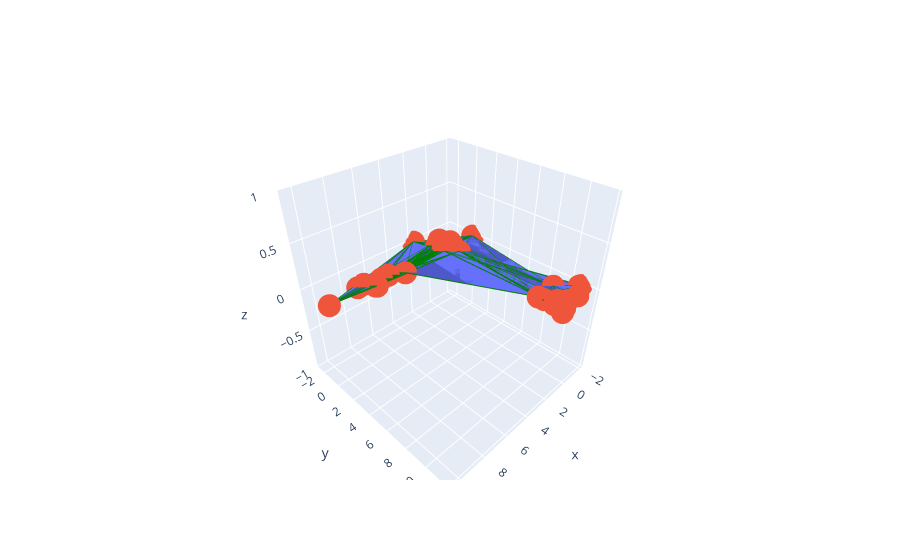

The notebook cell this image was saved under:
### Markdown cell above
### Ejemplo:

Realiza el plot del complejo de Rips del conjunto de datos $X,$ utilizando diferentes radios: 
1. $r=1.$
2. $r=2.$
3. $r=10.$

Dependiendo de los radios, ¿qué observas? ¿Qué puedes decir de la base de datos (propiedades topológicas)?

(Responde aquí)

### Code cell
rips_graph(Xaug, 10)

### Figure 1 — Plotly figure (JSON) as saved in the notebook; plotly's stock layout.template omitted (floating-point values rounded to 4 significant figures; data arrays with more than 128 entries replaced by an {"elided": "..."} marker saying what was removed)
{"data": [{"i": {"elided": "1030 int values"}, "j": {"elided": "1030 int values"}, "k": {"elided": "1030 int values"}, "type": "mesh3d", "x": [0.1307, 1.863, 0.4739, 1.126, 1.047, 0.3247, -1.879, 1.209, -0.07225, 0.3144, 4.928, 7.238, 7.64, 6.484, 7.182, 5.902, 8.138, 10.42, -1.805, 0.9718, 0.7552, 0.9137, 0.4288, 1.224, -0.827, -1.941, -0.6304, 0.9372, 0.8382, 0.02187], "y": [0.04719, -2.534, 1.289, 0.1578, -0.697, -0.04716, 0.2503, 0.4359, -0.429, -1.267, 0.5936, 0.4174, -0.3907, -0.03409, 0.4959, -0.06488, -0.3392, 0.05188, 10.85, 9.55, 11.57, 10.85, 10.74, 11.75, 11.44, 10.91, 9.53, 10.04, 11.28, 11.24], "z": [0, 0, 0, 0, 0, 0, 0, 0, 0, 0, 0, 0, 0, 0, 0, 0, 0, 0, 0, 0, 0, 0, 0, 0, 0, 0, 0, 0, 0, 0]}, {"mode": "markers", "type": "scatter3d", "x": [0.1307, 1.863, 0.4739, 1.126, 1.047, 0.3247, -1.879, 1.209, -0.07225, 0.3144, 4.928, 7.238, 7.64, 6.484, 7.182, 5.902, 8.138, 10.42, -1.805, 0.9718, 0.7552, 0.9137, 0.4288, 1.224, -0.827, -1.941, -0.6304, 0.9372, 0.8382, 0.02187], "y": [0.04719, -2.534, 1.289, 0.1578, -0.697, -0.04716, 0.2503, 0.4359, -0.429, -1.267, 0.5936, 0.4174, -0.3907, -0.03409, 0.4959, -0.06488, -0.3392, 0.05188, 10.85, 9.55, 11.57, 10.85, 10.74, 11.75, 11.44, 10.91, 9.53, 10.04, 11.28, 11.24], "z": [0, 0, 0, 0, 0, 0, 0, 0, 0, 0, 0, 0, 0, 0, 0, 0, 0, 0, 0, 0, 0, 0, 0, 0, 0, 0, 0, 0, 0, 0]}, {"line": {"color": "green"}, "mode": "lines", "type": "scatter3d", "x": [0.1307, 1.863], "y": [0.04719, -2.534], "z": [0, 0]}, {"line": {"color": "green"}, "mode": "lines", "type": "scatter3d", "x": [0.1307, 0.4739], "y": [0.04719, 1.289], "z": [0, 0]}, {"line": {"color": "green"}, "mode": "lines", "type": "scatter3d", "x": [0.1307, 1.126], "y": [0.04719, 0.1578], "z": [0, 0]}, {"line": {"color": "green"}, "mode": "lines", "type": "scatter3d", "x": [0.1307, 1.047], "y": [0.04719, -0.697], "z": [0, 0]}, {"line": {"color": "green"}, "mode": "lines", "type": "scatter3d", "x": [0.1307, 0.3247], "y": [0.04719, -0.04716], "z": [0, 0]}, {"line": {"color": "green"}, "mode": "lines", "type": "scatter3d", "x": [0.1307, -1.879], "y": [0.04719, 0.2503], "z": [0, 0]}, {"line": {"color": "green"}, "mode": "lines", "type": "scatter3d", "x": [0.1307, 1.209], "y": [0.04719, 0.4359], "z": [0, 0]}, {"line": {"color": "green"}, "mode": "lines", "type": "scatter3d", "x": [0.1307, -0.07225], "y": [0.04719, -0.429], "z": [0, 0]}, {"line": {"color": "green"}, "mode": "lines", "type": "scatter3d", "x": [0.1307, 0.3144], "y": [0.04719, -1.267], "z": [0, 0]}, {"line": {"color": "green"}, "mode": "lines", "type": "scatter3d", "x": [0.1307, 4.928], "y": [0.04719, 0.5936], "z": [0, 0]}, {"line": {"color": "green"}, "mode": "lines", "type": "scatter3d", "x": [0.1307, 7.238], "y": [0.04719, 0.4174], "z": [0, 0]}, {"line": {"color": "green"}, "mode": "lines", "type": "scatter3d", "x": [0.1307, 7.64], "y": [0.04719, -0.3907], "z": [0, 0]}, {"line": {"color": "green"}, "mode": "lines", "type": "scatter3d", "x": [0.1307, 6.484], "y": [0.04719, -0.03409], "z": [0, 0]}, {"line": {"color": "green"}, "mode": "lines", "type": "scatter3d", "x": [0.1307, 7.182], "y": [0.04719, 0.4959], "z": [0, 0]}, {"line": {"color": "green"}, "mode": "lines", "type": "scatter3d", "x": [0.1307, 5.902], "y": [0.04719, -0.06488], "z": [0, 0]}, {"line": {"color": "green"}, "mode": "lines", "type": "scatter3d", "x": [0.1307, 8.138], "y": [0.04719, -0.3392], "z": [0, 0]}, {"line": {"color": "green"}, "mode": "lines", "type": "scatter3d", "x": [0.1307, 0.9718], "y": [0.04719, 9.55], "z": [0, 0]}, {"line": {"color": "green"}, "mode": "lines", "type": "scatter3d", "x": [0.1307, -0.6304], "y": [0.04719, 9.53], "z": [0, 0]}, {"line": {"color": "green"}, "mode": "lines", "type": "scatter3d", "x": [1.863, 0.4739], "y": [-2.534, 1.289], "z": [0, 0]}, {"line": {"color": "green"}, "mode": "lines", "type": "scatter3d", "x": [1.863, 1.126], "y": [-2.534, 0.1578], "z": [0, 0]}, {"line": {"color": "green"}, "mode": "lines", "type": "scatter3d", "x": [1.863, 1.047], "y": [-2.534, -0.697], "z": [0, 0]}, {"line": {"color": "green"}, "mode": "lines", "type": "scatter3d", "x": [1.863, 0.3247], "y": [-2.534, -0.04716], "z": [0, 0]}, {"line": {"color": "green"}, "mode": "lines", "type": "scatter3d", "x": [1.863, -1.879], "y": [-2.534, 0.2503], "z": [0, 0]}, {"line": {"color": "green"}, "mode": "lines", "type": "scatter3d", "x": [1.863, 1.209], "y": [-2.534, 0.4359], "z": [0, 0]}, {"line": {"color": "green"}, "mode": "lines", "type": "scatter3d", "x": [1.863, -0.07225], "y": [-2.534, -0.429], "z": [0, 0]}, {"line": {"color": "green"}, "mode": "lines", "type": "scatter3d", "x": [1.863, 0.3144], "y": [-2.534, -1.267], "z": [0, 0]}, {"line": {"color": "green"}, "mode": "lines", "type": "scatter3d", "x": [1.863, 4.928], "y": [-2.534, 0.5936], "z": [0, 0]}, {"line": {"color": "green"}, "mode": "lines", "type": "scatter3d", "x": [1.863, 7.238], "y": [-2.534, 0.4174], "z": [0, 0]}, {"line": {"color": "green"}, "mode": "lines", "type": "scatter3d", "x": [1.863, 7.64], "y": [-2.534, -0.3907], "z": [0, 0]}, {"line": {"color": "green"}, "mode": "lines", "type": "scatter3d", "x": [1.863, 6.484], "y": [-2.534, -0.03409], "z": [0, 0]}, {"line": {"color": "green"}, "mode": "lines", "type": "scatter3d", "x": [1.863, 7.182], "y": [-2.534, 0.4959], "z": [0, 0]}, {"line": {"color": "green"}, "mode": "lines", "type": "scatter3d", "x": [1.863, 5.902], "y": [-2.534, -0.06488], "z": [0, 0]}, {"line": {"color": "green"}, "mode": "lines", "type": "scatter3d", "x": [1.863, 8.138], "y": [-2.534, -0.3392], "z": [0, 0]}, {"line": {"color": "green"}, "mode": "lines", "type": "scatter3d", "x": [1.863, 10.42], "y": [-2.534, 0.05188], "z": [0, 0]}, {"line": {"color": "green"}, "mode": "lines", "type": "scatter3d", "x": [0.4739, 1.126], "y": [1.289, 0.1578], "z": [0, 0]}, {"line": {"color": "green"}, "mode": "lines", "type": "scatter3d", "x": [0.4739, 1.047], "y": [1.289, -0.697], "z": [0, 0]}, {"line": {"color": "green"}, "mode": "lines", "type": "scatter3d", "x": [0.4739, 0.3247], "y": [1.289, -0.04716], "z": [0, 0]}, {"line": {"color": "green"}, "mode": "lines", "type": "scatter3d", "x": [0.4739, -1.879], "y": [1.289, 0.2503], "z": [0, 0]}, {"line": {"color": "green"}, "mode": "lines", "type": "scatter3d", "x": [0.4739, 1.209], "y": [1.289, 0.4359], "z": [0, 0]}, {"line": {"color": "green"}, "mode": "lines", "type": "scatter3d", "x": [0.4739, -0.07225], "y": [1.289, -0.429], "z": [0, 0]}, {"line": {"color": "green"}, "mode": "lines", "type": "scatter3d", "x": [0.4739, 0.3144], "y": [1.289, -1.267], "z": [0, 0]}, {"line": {"color": "green"}, "mode": "lines", "type": "scatter3d", "x": [0.4739, 4.928], "y": [1.289, 0.5936], "z": [0, 0]}, {"line": {"color": "green"}, "mode": "lines", "type": "scatter3d", "x": [0.4739, 7.238], "y": [1.289, 0.4174], "z": [0, 0]}, {"line": {"color": "green"}, "mode": "lines", "type": "scatter3d", "x": [0.4739, 7.64], "y": [1.289, -0.3907], "z": [0, 0]}, {"line": {"color": "green"}, "mode": "lines", "type": "scatter3d", "x": [0.4739, 6.484], "y": [1.289, -0.03409], "z": [0, 0]}, {"line": {"color": "green"}, "mode": "lines", "type": "scatter3d", "x": [0.4739, 7.182], "y": [1.289, 0.4959], "z": [0, 0]}, {"line": {"color": "green"}, "mode": "lines", "type": "scatter3d", "x": [0.4739, 5.902], "y": [1.289, -0.06488], "z": [0, 0]}, {"line": {"color": "green"}, "mode": "lines", "type": "scatter3d", "x": [0.4739, 8.138], "y": [1.289, -0.3392], "z": [0, 0]}, {"line": {"color": "green"}, "mode": "lines", "type": "scatter3d", "x": [0.4739, -1.805], "y": [1.289, 10.85], "z": [0, 0]}, {"line": {"color": "green"}, "mode": "lines", "type": "scatter3d", "x": [0.4739, 0.9718], "y": [1.289, 9.55], "z": [0, 0]}, {"line": {"color": "green"}, "mode": "lines", "type": "scatter3d", "x": [0.4739, 0.9137], "y": [1.289, 10.85], "z": [0, 0]}, {"line": {"color": "green"}, "mode": "lines", "type": "scatter3d", "x": [0.4739, 0.4288], "y": [1.289, 10.74], "z": [0, 0]}, {"line": {"color": "green"}, "mode": "lines", "type": "scatter3d", "x": [0.4739, -1.941], "y": [1.289, 10.91], "z": [0, 0]}, {"line": {"color": "green"}, "mode": "lines", "type": "scatter3d", "x": [0.4739, -0.6304], "y": [1.289, 9.53], "z": [0, 0]}, {"line": {"color": "green"}, "mode": "lines", "type": "scatter3d", "x": [0.4739, 0.9372], "y": [1.289, 10.04], "z": [0, 0]}, {"line": {"color": "green"}, "mode": "lines", "type": "scatter3d", "x": [0.4739, 0.8382], "y": [1.289, 11.28], "z": [0, 0]}, {"line": {"color": "green"}, "mode": "lines", "type": "scatter3d", "x": [0.4739, 0.02187], "y": [1.289, 11.24], "z": [0, 0]}, {"line": {"color": "green"}, "mode": "lines", "type": "scatter3d", "x": [1.126, 1.047], "y": [0.1578, -0.697], "z": [0, 0]}, {"line": {"color": "green"}, "mode": "lines", "type": "scatter3d", "x": [1.126, 0.3247], "y": [0.1578, -0.04716], "z": [0, 0]}, {"line": {"color": "green"}, "mode": "lines", "type": "scatter3d", "x": [1.126, -1.879], "y": [0.1578, 0.2503], "z": [0, 0]}, {"line": {"color": "green"}, "mode": "lines", "type": "scatter3d", "x": [1.126, 1.209], "y": [0.1578, 0.4359], "z": [0, 0]}, {"line": {"color": "green"}, "mode": "lines", "type": "scatter3d", "x": [1.126, -0.07225], "y": [0.1578, -0.429], "z": [0, 0]}, {"line": {"color": "green"}, "mode": "lines", "type": "scatter3d", "x": [1.126, 0.3144], "y": [0.1578, -1.267], "z": [0, 0]}, {"line": {"color": "green"}, "mode": "lines", "type": "scatter3d", "x": [1.126, 4.928], "y": [0.1578, 0.5936], "z": [0, 0]}, {"line": {"color": "green"}, "mode": "lines", "type": "scatter3d", "x": [1.126, 7.238], "y": [0.1578, 0.4174], "z": [0, 0]}, {"line": {"color": "green"}, "mode": "lines", "type": "scatter3d", "x": [1.126, 7.64], "y": [0.1578, -0.3907], "z": [0, 0]}, {"line": {"color": "green"}, "mode": "lines", "type": "scatter3d", "x": [1.126, 6.484], "y": [0.1578, -0.03409], "z": [0, 0]}, {"line": {"color": "green"}, "mode": "lines", "type": "scatter3d", "x": [1.126, 7.182], "y": [0.1578, 0.4959], "z": [0, 0]}, {"line": {"color": "green"}, "mode": "lines", "type": "scatter3d", "x": [1.126, 5.902], "y": [0.1578, -0.06488], "z": [0, 0]}, {"line": {"color": "green"}, "mode": "lines", "type": "scatter3d", "x": [1.126, 8.138], "y": [0.1578, -0.3392], "z": [0, 0]}, {"line": {"color": "green"}, "mode": "lines", "type": "scatter3d", "x": [1.126, 10.42], "y": [0.1578, 0.05188], "z": [0, 0]}, {"line": {"color": "green"}, "mode": "lines", "type": "scatter3d", "x": [1.126, 0.9718], "y": [0.1578, 9.55], "z": [0, 0]}, {"line": {"color": "green"}, "mode": "lines", "type": "scatter3d", "x": [1.126, -0.6304], "y": [0.1578, 9.53], "z": [0, 0]}, {"line": {"color": "green"}, "mode": "lines", "type": "scatter3d", "x": [1.126, 0.9372], "y": [0.1578, 10.04], "z": [0, 0]}, {"line": {"color": "green"}, "mode": "lines", "type": "scatter3d", "x": [1.047, 0.3247], "y": [-0.697, -0.04716], "z": [0, 0]}, {"line": {"color": "green"}, "mode": "lines", "type": "scatter3d", "x": [1.047, -1.879], "y": [-0.697, 0.2503], "z": [0, 0]}, {"line": {"color": "green"}, "mode": "lines", "type": "scatter3d", "x": [1.047, 1.209], "y": [-0.697, 0.4359], "z": [0, 0]}, {"line": {"color": "green"}, "mode": "lines", "type": "scatter3d", "x": [1.047, -0.07225], "y": [-0.697, -0.429], "z": [0, 0]}, {"line": {"color": "green"}, "mode": "lines", "type": "scatter3d", "x": [1.047, 0.3144], "y": [-0.697, -1.267], "z": [0, 0]}, {"line": {"color": "green"}, "mode": "lines", "type": "scatter3d", "x": [1.047, 4.928], "y": [-0.697, 0.5936], "z": [0, 0]}, {"line": {"color": "green"}, "mode": "lines", "type": "scatter3d", "x": [1.047, 7.238], "y": [-0.697, 0.4174], "z": [0, 0]}, {"line": {"color": "green"}, "mode": "lines", "type": "scatter3d", "x": [1.047, 7.64], "y": [-0.697, -0.3907], "z": [0, 0]}, {"line": {"color": "green"}, "mode": "lines", "type": "scatter3d", "x": [1.047, 6.484], "y": [-0.697, -0.03409], "z": [0, 0]}, {"line": {"color": "green"}, "mode": "lines", "type": "scatter3d", "x": [1.047, 7.182], "y": [-0.697, 0.4959], "z": [0, 0]}, {"line": {"color": "green"}, "mode": "lines", "type": "scatter3d", "x": [1.047, 5.902], "y": [-0.697, -0.06488], "z": [0, 0]}, {"line": {"color": "green"}, "mode": "lines", "type": "scatter3d", "x": [1.047, 8.138], "y": [-0.697, -0.3392], "z": [0, 0]}, {"line": {"color": "green"}, "mode": "lines", "type": "scatter3d", "x": [1.047, 10.42], "y": [-0.697, 0.05188], "z": [0, 0]}, {"line": {"color": "green"}, "mode": "lines", "type": "scatter3d", "x": [0.3247, -1.879], "y": [-0.04716, 0.2503], "z": [0, 0]}, {"line": {"color": "green"}, "mode": "lines", "type": "scatter3d", "x": [0.3247, 1.209], "y": [-0.04716, 0.4359], "z": [0, 0]}, {"line": {"color": "green"}, "mode": "lines", "type": "scatter3d", "x": [0.3247, -0.07225], "y": [-0.04716, -0.429], "z": [0, 0]}, {"line": {"color": "green"}, "mode": "lines", "type": "scatter3d", "x": [0.3247, 0.3144], "y": [-0.04716, -1.267], "z": [0, 0]}, {"line": {"color": "green"}, "mode": "lines", "type": "scatter3d", "x": [0.3247, 4.928], "y": [-0.04716, 0.5936], "z": [0, 0]}, {"line": {"color": "green"}, "mode": "lines", "type": "scatter3d", "x": [0.3247, 7.238], "y": [-0.04716, 0.4174], "z": [0, 0]}, {"line": {"color": "green"}, "mode": "lines", "type": "scatter3d", "x": [0.3247, 7.64], "y": [-0.04716, -0.3907], "z": [0, 0]}, {"line": {"color": "green"}, "mode": "lines", "type": "scatter3d", "x": [0.3247, 6.484], "y": [-0.04716, -0.03409], "z": [0, 0]}, {"line": {"color": "green"}, "mode": "lines", "type": "scatter3d", "x": [0.3247, 7.182], "y": [-0.04716, 0.4959], "z": [0, 0]}, {"line": {"color": "green"}, "mode": "lines", "type": "scatter3d", "x": [0.3247, 5.902], "y": [-0.04716, -0.06488], "z": [0, 0]}, {"line": {"color": "green"}, "mode": "lines", "type": "scatter3d", "x": [0.3247, 8.138], "y": [-0.04716, -0.3392], "z": [0, 0]}, {"line": {"color": "green"}, "mode": "lines", "type": "scatter3d", "x": [0.3247, 0.9718], "y": [-0.04716, 9.55], "z": [0, 0]}, {"line": {"color": "green"}, "mode": "lines", "type": "scatter3d", "x": [0.3247, -0.6304], "y": [-0.04716, 9.53], "z": [0, 0]}, {"line": {"color": "green"}, "mode": "lines", "type": "scatter3d", "x": [-1.879, 1.209], "y": [0.2503, 0.4359], "z": [0, 0]}, {"line": {"color": "green"}, "mode": "lines", "type": "scatter3d", "x": [-1.879, -0.07225], "y": [0.2503, -0.429], "z": [0, 0]}, {"line": {"color": "green"}, "mode": "lines", "type": "scatter3d", "x": [-1.879, 0.3144], "y": [0.2503, -1.267], "z": [0, 0]}, {"line": {"color": "green"}, "mode": "lines", "type": "scatter3d", "x": [-1.879, 4.928], "y": [0.2503, 0.5936], "z": [0, 0]}, {"line": {"color": "green"}, "mode": "lines", "type": "scatter3d", "x": [-1.879, 7.238], "y": [0.2503, 0.4174], "z": [0, 0]}, {"line": {"color": "green"}, "mode": "lines", "type": "scatter3d", "x": [-1.879, 7.64], "y": [0.2503, -0.3907], "z": [0, 0]}, {"line": {"color": "green"}, "mode": "lines", "type": "scatter3d", "x": [-1.879, 6.484], "y": [0.2503, -0.03409], "z": [0, 0]}, {"line": {"color": "green"}, "mode": "lines", "type": "scatter3d", "x": [-1.879, 7.182], "y": [0.2503, 0.4959], "z": [0, 0]}, {"line": {"color": "green"}, "mode": "lines", "type": "scatter3d", "x": [-1.879, 5.902], "y": [0.2503, -0.06488], "z": [0, 0]}, {"line": {"color": "green"}, "mode": "lines", "type": "scatter3d", "x": [-1.879, 0.9718], "y": [0.2503, 9.55], "z": [0, 0]}, {"line": {"color": "green"}, "mode": "lines", "type": "scatter3d", "x": [-1.879, -0.6304], "y": [0.2503, 9.53], "z": [0, 0]}, {"line": {"color": "green"}, "mode": "lines", "type": "scatter3d", "x": [1.209, -0.07225], "y": [0.4359, -0.429], "z": [0, 0]}, {"line": {"color": "green"}, "mode": "lines", "type": "scatter3d", "x": [1.209, 0.3144], "y": [0.4359, -1.267], "z": [0, 0]}, {"line": {"color": "green"}, "mode": "lines", "type": "scatter3d", "x": [1.209, 4.928], "y": [0.4359, 0.5936], "z": [0, 0]}, {"line": {"color": "green"}, "mode": "lines", "type": "scatter3d", "x": [1.209, 7.238], "y": [0.4359, 0.4174], "z": [0, 0]}, {"line": {"color": "green"}, "mode": "lines", "type": "scatter3d", "x": [1.209, 7.64], "y": [0.4359, -0.3907], "z": [0, 0]}, {"line": {"color": "green"}, "mode": "lines", "type": "scatter3d", "x": [1.209, 6.484], "y": [0.4359, -0.03409], "z": [0, 0]}, {"line": {"color": "green"}, "mode": "lines", "type": "scatter3d", "x": [1.209, 7.182], "y": [0.4359, 0.4959], "z": [0, 0]}, {"line": {"color": "green"}, "mode": "lines", "type": "scatter3d", "x": [1.209, 5.902], "y": [0.4359, -0.06488], "z": [0, 0]}, {"line": {"color": "green"}, "mode": "lines", "type": "scatter3d", "x": [1.209, 8.138], "y": [0.4359, -0.3392], "z": [0, 0]}, {"line": {"color": "green"}, "mode": "lines", "type": "scatter3d", "x": [1.209, 10.42], "y": [0.4359, 0.05188], "z": [0, 0]}, {"line": {"color": "green"}, "mode": "lines", "type": "scatter3d", "x": [1.209, 0.9718], "y": [0.4359, 9.55], "z": [0, 0]}, {"line": {"color": "green"}, "mode": "lines", "type": "scatter3d", "x": [1.209, -0.6304], "y": [0.4359, 9.53], "z": [0, 0]}, {"line": {"color": "green"}, "mode": "lines", "type": "scatter3d", "x": [1.209, 0.9372], "y": [0.4359, 10.04], "z": [0, 0]}, {"line": {"color": "green"}, "mode": "lines", "type": "scatter3d", "x": [-0.07225, 0.3144], "y": [-0.429, -1.267], "z": [0, 0]}, {"line": {"color": "green"}, "mode": "lines", "type": "scatter3d", "x": [-0.07225, 4.928], "y": [-0.429, 0.5936], "z": [0, 0]}, {"line": {"color": "green"}, "mode": "lines", "type": "scatter3d", "x": [-0.07225, 7.238], "y": [-0.429, 0.4174], "z": [0, 0]}, {"line": {"color": "green"}, "mode": "lines", "type": "scatter3d", "x": [-0.07225, 7.64], "y": [-0.429, -0.3907], "z": [0, 0]}, {"line": {"color": "green"}, "mode": "lines", "type": "scatter3d", "x": [-0.07225, 6.484], "y": [-0.429, -0.03409], "z": [0, 0]}, {"line": {"color": "green"}, "mode": "lines", "type": "scatter3d", "x": [-0.07225, 7.182], "y": [-0.429, 0.4959], "z": [0, 0]}, {"line": {"color": "green"}, "mode": "lines", "type": "scatter3d", "x": [-0.07225, 5.902], "y": [-0.429, -0.06488], "z": [0, 0]}, {"line": {"color": "green"}, "mode": "lines", "type": "scatter3d", "x": [-0.07225, 8.138], "y": [-0.429, -0.3392], "z": [0, 0]}, {"line": {"color": "green"}, "mode": "lines", "type": "scatter3d", "x": [-0.07225, -0.6304], "y": [-0.429, 9.53], "z": [0, 0]}, {"line": {"color": "green"}, "mode": "lines", "type": "scatter3d", "x": [0.3144, 4.928], "y": [-1.267, 0.5936], "z": [0, 0]}, {"line": {"color": "green"}, "mode": "lines", "type": "scatter3d", "x": [0.3144, 7.238], "y": [-1.267, 0.4174], "z": [0, 0]}, {"line": {"color": "green"}, "mode": "lines", "type": "scatter3d", "x": [0.3144, 7.64], "y": [-1.267, -0.3907], "z": [0, 0]}, {"line": {"color": "green"}, "mode": "lines", "type": "scatter3d", "x": [0.3144, 6.484], "y": [-1.267, -0.03409], "z": [0, 0]}, {"line": {"color": "green"}, "mode": "lines", "type": "scatter3d", "x": [0.3144, 7.182], "y": [-1.267, 0.4959], "z": [0, 0]}, {"line": {"color": "green"}, "mode": "lines", "type": "scatter3d", "x": [0.3144, 5.902], "y": [-1.267, -0.06488], "z": [0, 0]}, {"line": {"color": "green"}, "mode": "lines", "type": "scatter3d", "x": [0.3144, 8.138], "y": [-1.267, -0.3392], "z": [0, 0]}, {"line": {"color": "green"}, "mode": "lines", "type": "scatter3d", "x": [4.928, 7.238], "y": [0.5936, 0.4174], "z": [0, 0]}, {"line": {"color": "green"}, "mode": "lines", "type": "scatter3d", "x": [4.928, 7.64], "y": [0.5936, -0.3907], "z": [0, 0]}, {"line": {"color": "green"}, "mode": "lines", "type": "scatter3d", "x": [4.928, 6.484], "y": [0.5936, -0.03409], "z": [0, 0]}, {"line": {"color": "green"}, "mode": "lines", "type": "scatter3d", "x": [4.928, 7.182], "y": [0.5936, 0.4959], "z": [0, 0]}, {"line": {"color": "green"}, "mode": "lines", "type": "scatter3d", "x": [4.928, 5.902], "y": [0.5936, -0.06488], "z": [0, 0]}, {"line": {"color": "green"}, "mode": "lines", "type": "scatter3d", "x": [4.928, 8.138], "y": [0.5936, -0.3392], "z": [0, 0]}, {"line": {"color": "green"}, "mode": "lines", "type": "scatter3d", "x": [4.928, 10.42], "y": [0.5936, 0.05188], "z": [0, 0]}, {"line": {"color": "green"}, "mode": "lines", "type": "scatter3d", "x": [4.928, 0.9718], "y": [0.5936, 9.55], "z": [0, 0]}, {"line": {"color": "green"}, "mode": "lines", "type": "scatter3d", "x": [7.238, 7.64], "y": [0.4174, -0.3907], "z": [0, 0]}, {"line": {"color": "green"}, "mode": "lines", "type": "scatter3d", "x": [7.238, 6.484], "y": [0.4174, -0.03409], "z": [0, 0]}, {"line": {"color": "green"}, "mode": "lines", "type": "scatter3d", "x": [7.238, 7.182], "y": [0.4174, 0.4959], "z": [0, 0]}, {"line": {"color": "green"}, "mode": "lines", "type": "scatter3d", "x": [7.238, 5.902], "y": [0.4174, -0.06488], "z": [0, 0]}, {"line": {"color": "green"}, "mode": "lines", "type": "scatter3d", "x": [7.238, 8.138], "y": [0.4174, -0.3392], "z": [0, 0]}, {"line": {"color": "green"}, "mode": "lines", "type": "scatter3d", "x": [7.238, 10.42], "y": [0.4174, 0.05188], "z": [0, 0]}, {"line": {"color": "green"}, "mode": "lines", "type": "scatter3d", "x": [7.64, 6.484], "y": [-0.3907, -0.03409], "z": [0, 0]}, {"line": {"color": "green"}, "mode": "lines", "type": "scatter3d", "x": [7.64, 7.182], "y": [-0.3907, 0.4959], "z": [0, 0]}, {"line": {"color": "green"}, "mode": "lines", "type": "scatter3d", "x": [7.64, 5.902], "y": [-0.3907, -0.06488], "z": [0, 0]}, {"line": {"color": "green"}, "mode": "lines", "type": "scatter3d", "x": [7.64, 8.138], "y": [-0.3907, -0.3392], "z": [0, 0]}, {"line": {"color": "green"}, "mode": "lines", "type": "scatter3d", "x": [7.64, 10.42], "y": [-0.3907, 0.05188], "z": [0, 0]}, {"line": {"color": "green"}, "mode": "lines", "type": "scatter3d", "x": [6.484, 7.182], "y": [-0.03409, 0.4959], "z": [0, 0]}, {"line": {"color": "green"}, "mode": "lines", "type": "scatter3d", "x": [6.484, 5.902], "y": [-0.03409, -0.06488], "z": [0, 0]}, {"line": {"color": "green"}, "mode": "lines", "type": "scatter3d", "x": [6.484, 8.138], "y": [-0.03409, -0.3392], "z": [0, 0]}, {"line": {"color": "green"}, "mode": "lines", "type": "scatter3d", "x": [6.484, 10.42], "y": [-0.03409, 0.05188], "z": [0, 0]}, {"line": {"color": "green"}, "mode": "lines", "type": "scatter3d", "x": [7.182, 5.902], "y": [0.4959, -0.06488], "z": [0, 0]}, {"line": {"color": "green"}, "mode": "lines", "type": "scatter3d", "x": [7.182, 8.138], "y": [0.4959, -0.3392], "z": [0, 0]}, {"line": {"color": "green"}, "mode": "lines", "type": "scatter3d", "x": [7.182, 10.42], "y": [0.4959, 0.05188], "z": [0, 0]}, {"line": {"color": "green"}, "mode": "lines", "type": "scatter3d", "x": [5.902, 8.138], "y": [-0.06488, -0.3392], "z": [0, 0]}, {"line": {"color": "green"}, "mode": "lines", "type": "scatter3d", "x": [5.902, 10.42], "y": [-0.06488, 0.05188], "z": [0, 0]}, {"line": {"color": "green"}, "mode": "lines", "type": "scatter3d", "x": [8.138, 10.42], "y": [-0.3392, 0.05188], "z": [0, 0]}, {"line": {"color": "green"}, "mode": "lines", "type": "scatter3d", "x": [-1.805, 0.9718], "y": [10.85, 9.55], "z": [0, 0]}, {"line": {"color": "green"}, "mode": "lines", "type": "scatter3d", "x": [-1.805, 0.7552], "y": [10.85, 11.57], "z": [0, 0]}, {"line": {"color": "green"}, "mode": "lines", "type": "scatter3d", "x": [-1.805, 0.9137], "y": [10.85, 10.85], "z": [0, 0]}, {"line": {"color": "green"}, "mode": "lines", "type": "scatter3d", "x": [-1.805, 0.4288], "y": [10.85, 10.74], "z": [0, 0]}, {"line": {"color": "green"}, "mode": "lines", "type": "scatter3d", "x": [-1.805, 1.224], "y": [10.85, 11.75], "z": [0, 0]}, {"line": {"color": "green"}, "mode": "lines", "type": "scatter3d", "x": [-1.805, -0.827], "y": [10.85, 11.44], "z": [0, 0]}, {"line": {"color": "green"}, "mode": "lines", "type": "scatter3d", "x": [-1.805, -1.941], "y": [10.85, 10.91], "z": [0, 0]}, {"line": {"color": "green"}, "mode": "lines", "type": "scatter3d", "x": [-1.805, -0.6304], "y": [10.85, 9.53], "z": [0, 0]}, {"line": {"color": "green"}, "mode": "lines", "type": "scatter3d", "x": [-1.805, 0.9372], "y": [10.85, 10.04], "z": [0, 0]}, {"line": {"color": "green"}, "mode": "lines", "type": "scatter3d", "x": [-1.805, 0.8382], "y": [10.85, 11.28], "z": [0, 0]}, {"line": {"color": "green"}, "mode": "lines", "type": "scatter3d", "x": [-1.805, 0.02187], "y": [10.85, 11.24], "z": [0, 0]}, {"line": {"color": "green"}, "mode": "lines", "type": "scatter3d", "x": [0.9718, 0.7552], "y": [9.55, 11.57], "z": [0, 0]}, {"line": {"color": "green"}, "mode": "lines", "type": "scatter3d", "x": [0.9718, 0.9137], "y": [9.55, 10.85], "z": [0, 0]}, {"line": {"color": "green"}, "mode": "lines", "type": "scatter3d", "x": [0.9718, 0.4288], "y": [9.55, 10.74], "z": [0, 0]}, {"line": {"color": "green"}, "mode": "lines", "type": "scatter3d", "x": [0.9718, 1.224], "y": [9.55, 11.75], "z": [0, 0]}, {"line": {"color": "green"}, "mode": "lines", "type": "scatter3d", "x": [0.9718, -0.827], "y": [9.55, 11.44], "z": [0, 0]}, {"line": {"color": "green"}, "mode": "lines", "type": "scatter3d", "x": [0.9718, -1.941], "y": [9.55, 10.91], "z": [0, 0]}, {"line": {"color": "green"}, "mode": "lines", "type": "scatter3d", "x": [0.9718, -0.6304], "y": [9.55, 9.53], "z": [0, 0]}, {"line": {"color": "green"}, "mode": "lines", "type": "scatter3d", "x": [0.9718, 0.9372], "y": [9.55, 10.04], "z": [0, 0]}, {"line": {"color": "green"}, "mode": "lines", "type": "scatter3d", "x": [0.9718, 0.8382], "y": [9.55, 11.28], "z": [0, 0]}, {"line": {"color": "green"}, "mode": "lines", "type": "scatter3d", "x": [0.9718, 0.02187], "y": [9.55, 11.24], "z": [0, 0]}, {"line": {"color": "green"}, "mode": "lines", "type": "scatter3d", "x": [0.7552, 0.9137], "y": [11.57, 10.85], "z": [0, 0]}, {"line": {"color": "green"}, "mode": "lines", "type": "scatter3d", "x": [0.7552, 0.4288], "y": [11.57, 10.74], "z": [0, 0]}, {"line": {"color": "green"}, "mode": "lines", "type": "scatter3d", "x": [0.7552, 1.224], "y": [11.57, 11.75], "z": [0, 0]}, {"line": {"color": "green"}, "mode": "lines", "type": "scatter3d", "x": [0.7552, -0.827], "y": [11.57, 11.44], "z": [0, 0]}, {"line": {"color": "green"}, "mode": "lines", "type": "scatter3d", "x": [0.7552, -1.941], "y": [11.57, 10.91], "z": [0, 0]}, {"line": {"color": "green"}, "mode": "lines", "type": "scatter3d", "x": [0.7552, -0.6304], "y": [11.57, 9.53], "z": [0, 0]}, {"line": {"color": "green"}, "mode": "lines", "type": "scatter3d", "x": [0.7552, 0.9372], "y": [11.57, 10.04], "z": [0, 0]}, {"line": {"color": "green"}, "mode": "lines", "type": "scatter3d", "x": [0.7552, 0.8382], "y": [11.57, 11.28], "z": [0, 0]}, {"line": {"color": "green"}, "mode": "lines", "type": "scatter3d", "x": [0.7552, 0.02187], "y": [11.57, 11.24], "z": [0, 0]}, {"line": {"color": "green"}, "mode": "lines", "type": "scatter3d", "x": [0.9137, 0.4288], "y": [10.85, 10.74], "z": [0, 0]}, {"line": {"color": "green"}, "mode": "lines", "type": "scatter3d", "x": [0.9137, 1.224], "y": [10.85, 11.75], "z": [0, 0]}, {"line": {"color": "green"}, "mode": "lines", "type": "scatter3d", "x": [0.9137, -0.827], "y": [10.85, 11.44], "z": [0, 0]}, {"line": {"color": "green"}, "mode": "lines", "type": "scatter3d", "x": [0.9137, -1.941], "y": [10.85, 10.91], "z": [0, 0]}, {"line": {"color": "green"}, "mode": "lines", "type": "scatter3d", "x": [0.9137, -0.6304], "y": [10.85, 9.53], "z": [0, 0]}, {"line": {"color": "green"}, "mode": "lines", "type": "scatter3d", "x": [0.9137, 0.9372], "y": [10.85, 10.04], "z": [0, 0]}, {"line": {"color": "green"}, "mode": "lines", "type": "scatter3d", "x": [0.9137, 0.8382], "y": [10.85, 11.28], "z": [0, 0]}, {"line": {"color": "green"}, "mode": "lines", "type": "scatter3d", "x": [0.9137, 0.02187], "y": [10.85, 11.24], "z": [0, 0]}, {"line": {"color": "green"}, "mode": "lines", "type": "scatter3d", "x": [0.4288, 1.224], "y": [10.74, 11.75], "z": [0, 0]}, {"line": {"color": "green"}, "mode": "lines", "type": "scatter3d", "x": [0.4288, -0.827], "y": [10.74, 11.44], "z": [0, 0]}, {"line": {"color": "green"}, "mode": "lines", "type": "scatter3d", "x": [0.4288, -1.941], "y": [10.74, 10.91], "z": [0, 0]}, {"line": {"color": "green"}, "mode": "lines", "type": "scatter3d", "x": [0.4288, -0.6304], "y": [10.74, 9.53], "z": [0, 0]}, {"line": {"color": "green"}, "mode": "lines", "type": "scatter3d", "x": [0.4288, 0.9372], "y": [10.74, 10.04], "z": [0, 0]}, {"line": {"color": "green"}, "mode": "lines", "type": "scatter3d", "x": [0.4288, 0.8382], "y": [10.74, 11.28], "z": [0, 0]}, {"line": {"color": "green"}, "mode": "lines", "type": "scatter3d", "x": [0.4288, 0.02187], "y": [10.74, 11.24], "z": [0, 0]}, {"line": {"color": "green"}, "mode": "lines", "type": "scatter3d", "x": [1.224, -0.827], "y": [11.75, 11.44], "z": [0, 0]}, {"line": {"color": "green"}, "mode": "lines", "type": "scatter3d", "x": [1.224, -1.941], "y": [11.75, 10.91], "z": [0, 0]}, {"line": {"color": "green"}, "mode": "lines", "type": "scatter3d", "x": [1.224, -0.6304], "y": [11.75, 9.53], "z": [0, 0]}, {"line": {"color": "green"}, "mode": "lines", "type": "scatter3d", "x": [1.224, 0.9372], "y": [11.75, 10.04], "z": [0, 0]}, {"line": {"color": "green"}, "mode": "lines", "type": "scatter3d", "x": [1.224, 0.8382], "y": [11.75, 11.28], "z": [0, 0]}, {"line": {"color": "green"}, "mode": "lines", "type": "scatter3d", "x": [1.224, 0.02187], "y": [11.75, 11.24], "z": [0, 0]}, {"line": {"color": "green"}, "mode": "lines", "type": "scatter3d", "x": [-0.827, -1.941], "y": [11.44, 10.91], "z": [0, 0]}, {"line": {"color": "green"}, "mode": "lines", "type": "scatter3d", "x": [-0.827, -0.6304], "y": [11.44, 9.53], "z": [0, 0]}, {"line": {"color": "green"}, "mode": "lines", "type": "scatter3d", "x": [-0.827, 0.9372], "y": [11.44, 10.04], "z": [0, 0]}, {"line": {"color": "green"}, "mode": "lines", "type": "scatter3d", "x": [-0.827, 0.8382], "y": [11.44, 11.28], "z": [0, 0]}, {"line": {"color": "green"}, "mode": "lines", "type": "scatter3d", "x": [-0.827, 0.02187], "y": [11.44, 11.24], "z": [0, 0]}, {"line": {"color": "green"}, "mode": "lines", "type": "scatter3d", "x": [-1.941, -0.6304], "y": [10.91, 9.53], "z": [0, 0]}, {"line": {"color": "green"}, "mode": "lines", "type": "scatter3d", "x": [-1.941, 0.9372], "y": [10.91, 10.04], "z": [0, 0]}, {"line": {"color": "green"}, "mode": "lines", "type": "scatter3d", "x": [-1.941, 0.8382], "y": [10.91, 11.28], "z": [0, 0]}, {"line": {"color": "green"}, "mode": "lines", "type": "scatter3d", "x": [-1.941, 0.02187], "y": [10.91, 11.24], "z": [0, 0]}, {"line": {"color": "green"}, "mode": "lines", "type": "scatter3d", "x": [-0.6304, 0.9372], "y": [9.53, 10.04], "z": [0, 0]}, {"line": {"color": "green"}, "mode": "lines", "type": "scatter3d", "x": [-0.6304, 0.8382], "y": [9.53, 11.28], "z": [0, 0]}, {"line": {"color": "green"}, "mode": "lines", "type": "scatter3d", "x": [-0.6304, 0.02187], "y": [9.53, 11.24], "z": [0, 0]}, {"line": {"color": "green"}, "mode": "lines", "type": "scatter3d", "x": [0.9372, 0.8382], "y": [10.04, 11.28], "z": [0, 0]}, {"line": {"color": "green"}, "mode": "lines", "type": "scatter3d", "x": [0.9372, 0.02187], "y": [10.04, 11.24], "z": [0, 0]}, {"line": {"color": "green"}, "mode": "lines", "type": "scatter3d", "x": [0.8382, 0.02187], "y": [11.28, 11.24], "z": [0, 0]}], "layout": {"showlegend": false}}
